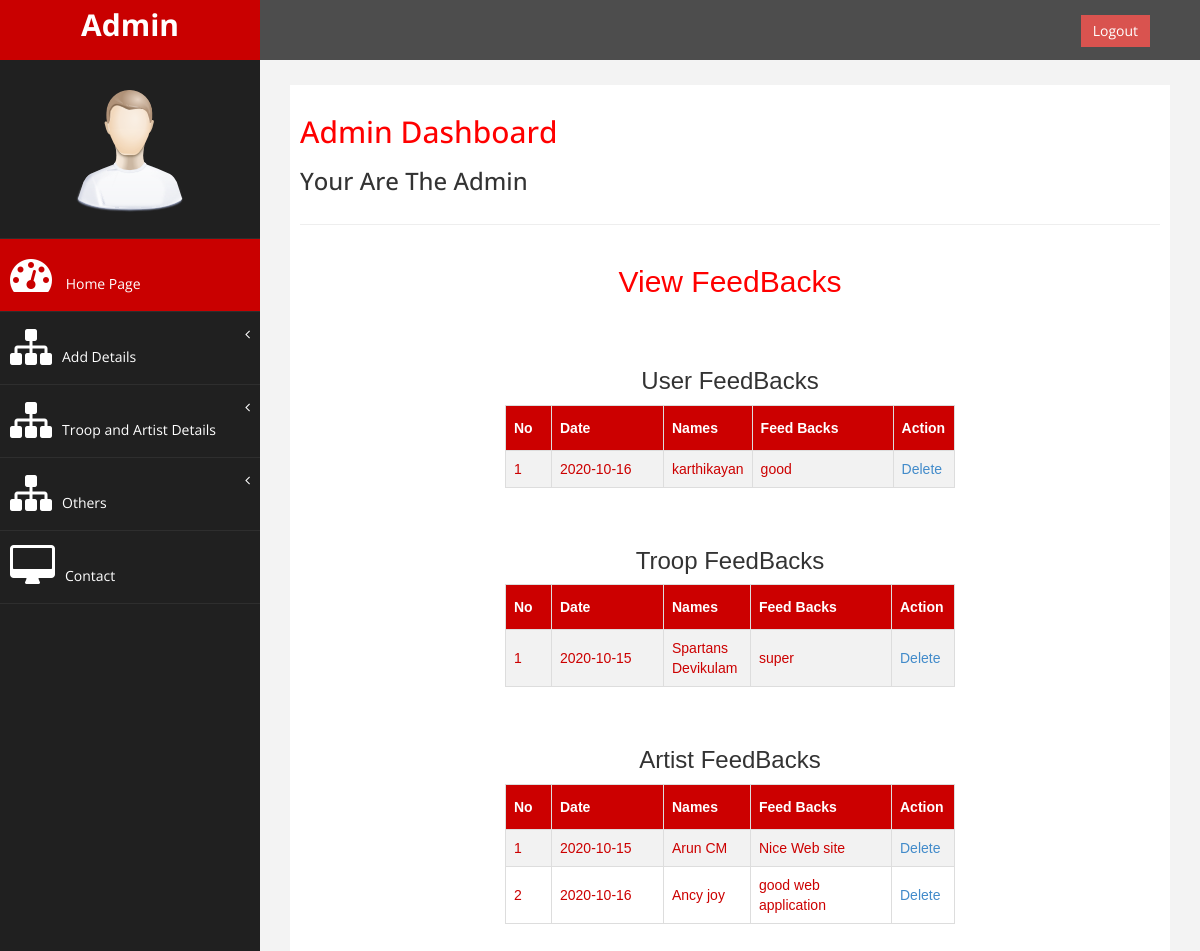
Screenshot of /Program-Booking/Admin/ViewFeedback.php with the database file from the repository.
### tables this page shows
CREATE TABLE `tbl_feedback` (
  `feedback_id` int(50) NOT NULL auto_increment,
  `feedback_date` date NOT NULL,
  `feback_details` varchar(500) NOT NULL,
  `user_id` int(50) NOT NULL,
  `troop_id` int(50) NOT NULL,
  `artist_id` int(50) NOT NULL,
  PRIMARY KEY  (`feedback_id`)
);

CREATE TABLE `tbl_user` (
  `user_id` int(50) NOT NULL auto_increment,
  `us_name` varchar(50) NOT NULL,
  `user_condact` varchar(50) NOT NULL,
  `user_email` varchar(50) NOT NULL,
  `user_address` varchar(500) NOT NULL,
  `user_name` varchar(50) NOT NULL,
  `user_password` varchar(50) NOT NULL,
  `user_repassword` varchar(50) NOT NULL,
  PRIMARY KEY  (`user_id`)
);

CREATE TABLE `tbl_troop` (
  `troop_id` int(50) NOT NULL auto_increment,
  `troop_name` varchar(50) NOT NULL,
  `troop_condact` varchar(50) NOT NULL,
  `troop_email` varchar(50) NOT NULL,
  `troop_address` varchar(500) NOT NULL,
  `troop_image` varchar(50) NOT NULL,
  `troop_proof` varchar(50) NOT NULL,
  `place_id` int(50) NOT NULL,
  `troop_usname` varchar(50) NOT NULL,
  `troop_password` varchar(50) NOT NULL,
  `troop_repassword` varchar(50) NOT NULL,
  `troop_status` int(11) NOT NULL,
  PRIMARY KEY  (`troop_id`)
);

CREATE TABLE `tbl_artist` (
  `artist_id` int(50) NOT NULL auto_increment,
  `artist_name` varchar(50) NOT NULL,
  `artist_condact` varchar(10) NOT NULL,
  `artist_email` varchar(50) NOT NULL,
  `artist_gender` varchar(50) NOT NULL,
  `artist_dob` date NOT NULL,
  `artist_image` varchar(50) NOT NULL,
  `place_id` int(50) NOT NULL,
  `artist_username` varchar(50) NOT NULL,
  `artist_password` varchar(50) NOT NULL,
  `artist_repassword` varchar(50) NOT NULL,
  `artisttype_id` int(50) NOT NULL,
  `artist_address` varchar(50) NOT NULL,
  `artist_rate` varchar(50) NOT NULL,
  `artist_status` int(11) NOT NULL,
  PRIMARY KEY  (`artist_id`)
);

### Program-Booking/Admin/ViewFeedback.php (the view, shortened to what this page needs)
<!DOCTYPE html PUBLIC "-//W3C//DTD XHTML 1.0 Transitional//EN" "http://www.w3.org/TR/xhtml1/DTD/xhtml1-transitional.dtd">
<html xmlns="http://www.w3.org/1999/xhtml">
<head>
<?php include("HomePage.php") ?>
</head>
<body>
<div id="tab" align="center" style="overflow-x:auto">
<h2>View FeedBacks</h2>
<br><br>
<form id="form1" name="form1" method="post" action="">
<h3>User FeedBacks</h3>
  <table width="450" border="1">
    <tr>
      <th width="46">No</th>
      <th width="112">Date</th>
      <th width="87">Names</th>
      <th width="141">Feed Backs</th>
      <th>Action</th>
    </tr>
    <?php
	$sel="select * from tbl_feedback f inner join tbl_user u on f.user_id=u.user_id";
	$data=mysql_query($sel);
	$i=0;
	while($row=mysql_fetch_array($data))
	{
		$i=$i+1;
	?>
    <tr>
      <td><?php echo $i ?></td>
      <td><?php echo $row["feedback_date"] ?></td>
      <td><?php echo $row["us_name"] ?></td>
      <td><?php echo $row["feback_details"] ?></td>
      <td><a href="ViewFeedback.php?feedbackid=<?php echo $row["feedback_id"] ?>">Delete</a></td>
    </tr>
    <?php
	}
	?>
  </table>
  <br><br>
  <h3>Troop FeedBacks</h3>
  <table width="450" border="1">
    <tr>
      <th width="46">No</th>
      <th width="112">Date</th>
      <th width="87">Names</th>
      <th width="141">Feed Backs</th>
      <th>Action</th>
    </tr>
    <?php
	$sel="select * from tbl_feedback f inner join tbl_troop t on f.troop_id=t.troop_id";
	$data=mysql_query($sel);
	$i=0;
	while($row=mysql_fetch_array($data))
	{
		$i=$i+1;
	?>
    <tr>
      <td><?php echo $i ?></td>
      <td><?php echo $row["feedback_date"] ?></td>
      <td><?php echo $row["troop_name"] ?></td>
      <td><?php echo $row["feback_details"] ?></td>
      <td><a href="ViewFeedback.php?feedbackid=<?php echo $row["feedback_id"] ?>">Delete</a></td>
    </tr>
    <?php
	}
	?>
  </table>
  <br><br>
  <h3>Artist FeedBacks</h3>
  <table width="450" border="1">
    <tr>
      <th width="46">No</th>
      <th width="112">Date</th>
      <th width="87">Names</th>
      <th width="141">Feed Backs</th>
      <th> Action</th>
    </tr>
    <?php
	$sel="select * from tbl_feedback f inner join tbl_artist a on f.artist_id=a.artist_id";
	$data=mysql_query($sel);
	$i=0;
	while($row=mysql_fetch_array($data))
	{
		$i=$i+1;
	?>
    <tr>
      <td><?php echo $i ?></td>
      <td><?php echo $row["feedback_date"] ?></td>
      <td><?php echo $row["artist_name"] ?></td>
      <td><?php echo $row["feback_details"] ?></td>
      <td><a href="ViewFeedback.php?feedbackid=<?php echo $row["feedback_id"] ?>">Delete</a></td>
    </tr>
    <?php
	}
	?>
  </table>
</form>
</div>
</body>
</html>

### Program-Booking/Admin/assets/css/custom.css (style rules this page uses)
body { font-family: 'Open Sans', sans-serif; }
h2 { color: #f00; }

### Program-Booking/Admin/form.css (style rules this page uses)
#tab { font-family: "Trebuchet MS", Arial, Helvetica, sans-serif; border-collapse: collapse; width: 100%; }
#tab td, #tab th { border: 1px solid #ddd; padding: 8px; color: #C00; }
#tab tr:nth-child(even) { background-color: #f2f2f2; }
#tab th { padding-top: 12px; padding-bottom: 12px; text-align: left; background-color: #C00; color: white; }

### rows the page displays
tbl_feedback: feedback_date "2020-10-16", user.us_name "karthikayan", feback_details "good"
tbl_feedback: feedback_date "2020-10-15", troop.troop_name "Spartans Devikulam", feback_details "super"
tbl_feedback: feedback_date "2020-10-15", artist.artist_name "Arun CM", feback_details "Nice Web site"
tbl_feedback: feedback_date "2020-10-16", artist.artist_name "Ancy joy", feback_details "good web application"
